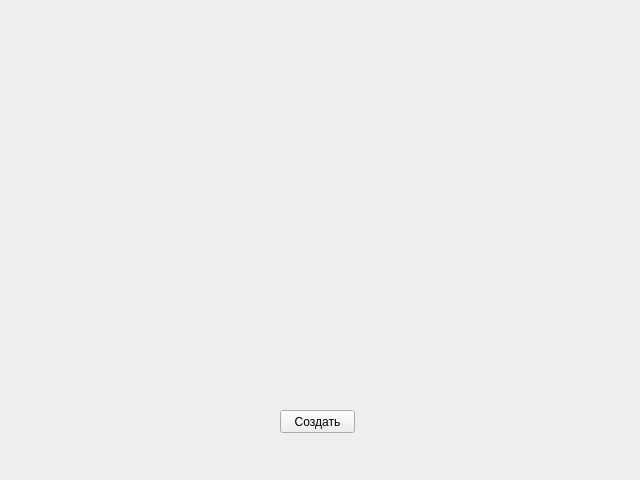
<?xml version="1.0" encoding="UTF-8"?>
<ui version="4.0">
 <class>Form</class>
 <widget class="QWidget" name="Form">
  <property name="geometry">
   <rect>
    <x>0</x>
    <y>0</y>
    <width>640</width>
    <height>480</height>
   </rect>
  </property>
  <property name="windowTitle">
   <string>Form</string>
  </property>
  <widget class="QPushButton" name="pushButton">
   <property name="geometry">
    <rect>
     <x>280</x>
     <y>410</y>
     <width>75</width>
     <height>23</height>
    </rect>
   </property>
   <property name="text">
    <string>Создать</string>
   </property>
  </widget>
 </widget>
 <resources/>
 <connections/>
</ui>
